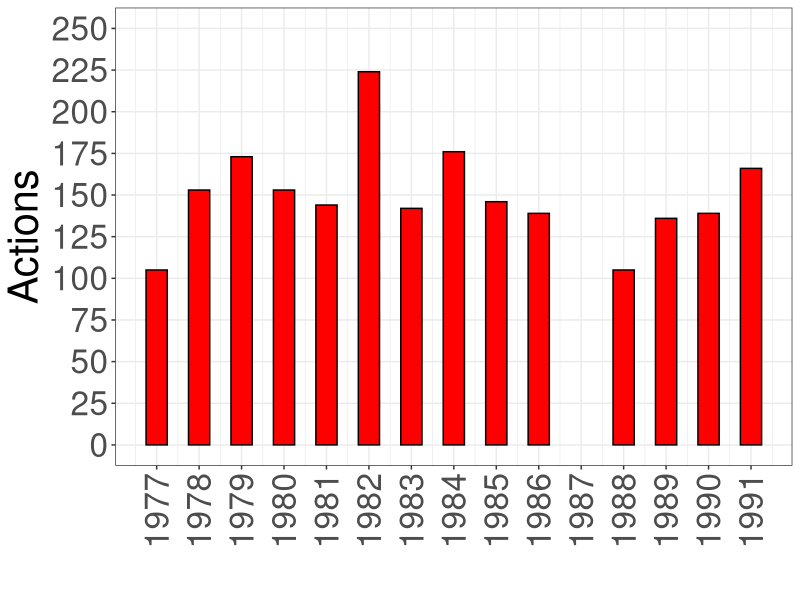

R code for this plot:
## ---- chunk 1
library(reshape2)
library(ggplot2)
# library(wesanderson)

df <- data.frame(
  year = c(1977,1978,1979,1980,1981,1982,1983,1984,1985,1986,1988,1989,1990,1991),
  actions = c(105,153,173,153,144,224,142,176,146,139,105,136,139,166)
)

ggplot(df, aes(x=year))+
  geom_col(aes(y=actions), colour = "black", fill="red", width = 0.5) + 
  scale_x_continuous("", breaks = seq(1977,1991,1))+
  scale_y_continuous("Actions", breaks = seq(0,250,25), minor_breaks = seq(0,250,25), limits = c(0,250))+
  theme_bw()+
  theme(text = element_text(size=30),
        axis.text.x = element_text(angle = 90, vjust = 0.5, hjust=1))
